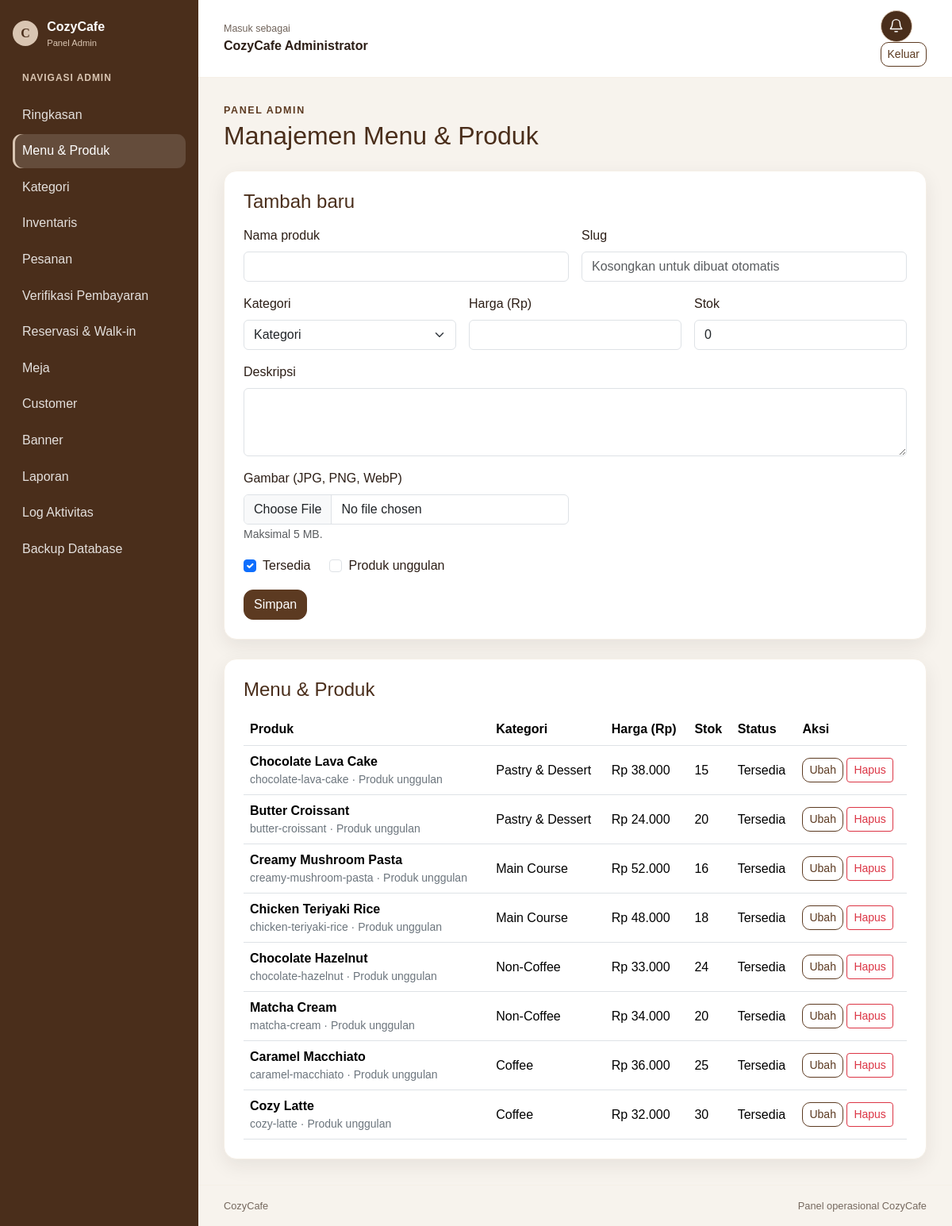
Page /admin/products/index.php (signed in) on the committed database.
### tables this page shows
CREATE TABLE IF NOT EXISTS products (
    id INT UNSIGNED NOT NULL AUTO_INCREMENT,
    category_id INT UNSIGNED NOT NULL,
    name VARCHAR(150) NOT NULL,
    slug VARCHAR(170) NOT NULL,
    image VARCHAR(255) NULL,
    description TEXT NULL,
    price DECIMAL(12,2) UNSIGNED NOT NULL,
    stock INT UNSIGNED NOT NULL DEFAULT 0,
    is_available TINYINT(1) NOT NULL DEFAULT 1,
    is_featured TINYINT(1) NOT NULL DEFAULT 0,
    created_at DATETIME NOT NULL DEFAULT CURRENT_TIMESTAMP,
    updated_at DATETIME NOT NULL DEFAULT CURRENT_TIMESTAMP ON UPDATE CURRENT_TIMESTAMP,
    PRIMARY KEY (id),
    UNIQUE KEY uq_products_slug (slug),
    KEY idx_products_category_available (category_id, is_available),
    KEY idx_products_featured_available (is_featured, is_available),
    CONSTRAINT fk_products_category
        FOREIGN KEY (category_id) REFERENCES categories (id)
        ON UPDATE CASCADE ON DELETE RESTRICT
);

CREATE TABLE IF NOT EXISTS categories (
    id INT UNSIGNED NOT NULL AUTO_INCREMENT,
    name VARCHAR(100) NOT NULL,
    slug VARCHAR(120) NOT NULL,
    sort_order INT NOT NULL DEFAULT 0,
    is_active TINYINT(1) NOT NULL DEFAULT 1,
    created_at DATETIME NOT NULL DEFAULT CURRENT_TIMESTAMP,
    PRIMARY KEY (id),
    UNIQUE KEY uq_categories_name (name),
    UNIQUE KEY uq_categories_slug (slug),
    KEY idx_categories_active_order (is_active, sort_order)
);

### includes/functions.php (called while the page is built, shortened)
<?php
function cozycafe_app_path(string $relativePath = ''): string
{
    require_once dirname(__DIR__) . DIRECTORY_SEPARATOR . 'config' . DIRECTORY_SEPARATOR . 'env.php';
    $appUrl = cozycafe_env('APP_URL', 'http://localhost/cozycafe');
    $basePath = parse_url((string) $appUrl, PHP_URL_PATH);
    $basePath = is_string($basePath) ? rtrim($basePath, '/') : '';
    return ($basePath === '' ? '' : $basePath) . '/' . $relativePath;
}
function e(string|int|float|null $value): string
{
    return htmlspecialchars((string) ($value ?? ''), ENT_QUOTES | ENT_SUBSTITUTE, 'UTF-8');
}
function format_rupiah(int|float|string $amount): string
{
    $numericAmount = (float) $amount;
    return 'Rp ' . number_format($numericAmount, 0, ',', '.');
}
function __(string $key, array $replacements = []): string
{
    $language = $_SESSION['lang'] ?? 'id';
    static $catalogues = [];
    if (!isset($catalogues[$language])) {
        $cataloguePath = dirname(__DIR__) . DIRECTORY_SEPARATOR . 'languages' . DIRECTORY_SEPARATOR . $language . '.php';
        $catalogue = require $cataloguePath;
        $catalogues[$language] = $catalogue;
    }
    $text = $catalogues[$language][$key] ?? null;
    $mappedReplacements = [];
    return strtr($text, $mappedReplacements);
}

### config/env.php (called while the page is built, shortened)
<?php
function cozycafe_env(string $key, ?string $default = null): ?string
{
    $value = getenv($key);
    return $value === false ? $default : $value;
}

### admin/products/index.php (the view, shortened to what this page needs)
<?php
require_once dirname(__DIR__) . DIRECTORY_SEPARATOR . 'includes' . DIRECTORY_SEPARATOR . 'bootstrap.php';
$editProduct = null;
$products = $pdo->query(
    'SELECT p.id, p.name, p.slug, p.price, p.stock, p.image, p.is_available, p.is_featured, c.name AS category_name
     FROM products p INNER JOIN categories c ON c.id = p.category_id
     ORDER BY p.created_at DESC, p.id DESC'
)->fetchAll();
    ?>
<section class="admin-panel card-cozy mb-4">
    <div class="admin-section-heading">
        <h2 class="h4 mb-0"><?= e($editProduct ? __('admin.label.editing') : __('admin.action.create')) ?></h2>
    </div>
    <form method="post" enctype="multipart/form-data" action="<?= e(admin_url('products/index.php')) ?>" class="row g-3">
        <div class="col-12 col-md-6"><label class="form-label" for="product-name"><?= e(__('admin.field.product_name')) ?></label><input class="form-control" id="product-name" name="name" maxlength="150" value="<?= e($editProduct['name'] ?? '') ?>" required></div>
        <div class="col-12 col-md-6"><label class="form-label" for="product-slug"><?= e(__('admin.field.slug')) ?></label><input class="form-control" id="product-slug" name="slug" maxlength="170" value="<?= e($editProduct['slug'] ?? '') ?>" placeholder="<?= e(__('admin.label.slug_hint')) ?>"></div>
        <div class="col-12 col-md-4"><label class="form-label" for="product-category"><?= e(__('admin.field.category')) ?></label><select class="form-select" id="product-category" name="category_id" required><option value=""><?= e(__('admin.field.category')) ?></option></select></div>
        <div class="col-6 col-md-4"><label class="form-label" for="product-price"><?= e(__('admin.field.price')) ?></label><input class="form-control" id="product-price" name="price" type="number" min="0.01" max="9999999999.99" step="0.01" value="<?= e($editProduct['price'] ?? '') ?>" required></div>
        <?php if (!$editProduct): ?>
            <div class="col-6 col-md-4"><label class="form-label" for="product-stock"><?= e(__('admin.field.stock')) ?></label><input class="form-control" id="product-stock" name="stock" type="number" min="0" max="2147483647" step="1" value="0" required></div>
        <?php else: ?>
            <div class="col-6 col-md-4"><label class="form-label"><?= e(__('admin.field.current_stock')) ?></label><input class="form-control" value="<?= e((int) $editProduct['stock']) ?>" readonly></div>
        <?php endif; ?>
        <div class="col-12"><label class="form-label" for="product-description"><?= e(__('admin.field.description')) ?></label><textarea class="form-control" id="product-description" name="description" rows="3"><?= e($editProduct['description'] ?? '') ?></textarea></div>
        <div class="col-12 col-md-6"><label class="form-label" for="product-image"><?= e(__('admin.field.image')) ?></label><input class="form-control" id="product-image" name="image" type="file" accept=".jpg,.jpeg,.png,.webp,image/jpeg,image/png,image/webp"><small class="form-text"><?= e($editProduct ? __('admin.label.upload_optional') : __('admin.label.image_limit')) ?></small></div>
        <div class="col-12 d-flex flex-wrap gap-4">
            <label class="form-check"><input class="form-check-input" type="checkbox" name="is_available" <?= !$editProduct || (int) $editProduct['is_available'] === 1 ? 'checked' : '' ?>> <?= e(__('admin.field.available')) ?></label>
            <label class="form-check"><input class="form-check-input" type="checkbox" name="is_featured" <?= $editProduct && (int) $editProduct['is_featured'] === 1 ? 'checked' : '' ?>> <?= e(__('admin.field.featured')) ?></label>
        </div>
        <div class="col-12"><button class="btn btn-cozy" type="submit"><?= e(__('button.save')) ?></button></div>
    </form>
</section>
<section class="admin-panel card-cozy">
    <h2 class="h4 mb-3"><?= e(__('admin.nav.products')) ?></h2>
    <?php if ($products === []): ?>
        <p class="mb-0 text-secondary"><?= e(__('admin.empty.products')) ?></p>
    <?php else: ?>
        <div class="table-responsive"><table class="table table-cozy align-middle">
            <thead><tr><th><?= e(__('admin.table.product')) ?></th><th><?= e(__('admin.field.category')) ?></th><th><?= e(__('admin.field.price')) ?></th><th><?= e(__('admin.table.stock')) ?></th><th><?= e(__('label.status')) ?></th><th><?= e(__('admin.table.actions')) ?></th></tr></thead>
            <tbody><?php foreach ($products as $product): ?>
                <tr>
                    <td><strong><?= e($product['name']) ?></strong><small class="d-block text-secondary"><?= e($product['slug']) ?><?= (int) $product['is_featured'] === 1 ? ' · ' . e(__('admin.field.featured')) : '' ?></small></td>
                    <td><?= e($product['category_name']) ?></td>
                    <td><?= e(format_rupiah((string) $product['price'])) ?></td>
                    <td><?= e((int) $product['stock']) ?></td>
                    <td><?= (int) $product['is_available'] === 1 ? e(__('admin.field.available')) : e(__('admin.label.status_inactive')) ?></td>
                    <td class="text-nowrap">
                        <a class="btn btn-outline-cozy btn-sm" href="<?= e(admin_url('products/index.php?edit=' . (int) $product['id'])) ?>"><?= e(__('button.edit')) ?></a>
                        <form class="d-inline" method="post" action="<?= e(admin_url('products/index.php')) ?>" onsubmit="return confirm(<?= e(json_encode(__('button.delete'))) ?>)">
                            <button class="btn btn-outline-danger btn-sm" type="submit"><?= e(__('button.delete')) ?></button>
                        </form>
                    </td>
                </tr>
            <?php endforeach; ?></tbody>
        </table></div>
    <?php endif; ?>
</section>

### assets/css/style.css (style rules this page uses)
:root { --color-primary: #5C3A21; --color-primary-dark: #4A2E1B; --color-secondary: #F5EFE6; --color-accent: #D9C5B2; --color-accent-dark: #C8A98E; --color-background: #FAF8F5; --color-text: #2C1E16; --radius-card: 16px; --shadow-soft: 0 8px 24px rgba(44, 30, 22, 0.08); }
* { box-sizing: border-box; }
body { margin: 0; background: var(--color-background); color: var(--color-text); font-family: Arial, sans-serif; }
a { color: var(--color-primary); }
.card-cozy { border: 1px solid var(--color-secondary); border-radius: var(--radius-card); box-shadow: var(--shadow-soft); }
.btn-cozy { border-color: var(--color-primary); border-radius: 12px; background: var(--color-primary); color: #fff; }
.table-cozy { --bs-table-bg: #fff; --bs-table-striped-bg: var(--color-background); }
.btn-outline-cozy { border: 1px solid var(--color-primary); border-radius: 12px; color: var(--color-primary); }

### assets/css/admin.css (style rules this page uses)
.admin-body { min-height: 100vh; background: #f7f3ed; }
.btn-outline-cozy { border: 1px solid var(--color-primary); border-radius: 10px; color: var(--color-primary); }
.admin-panel { padding: clamp(1rem, 2.5vw, 1.5rem); background: #fff; }
.admin-panel h2 { color: var(--color-primary-dark); }
.admin-section-heading { display: flex; align-items: center; justify-content: space-between; gap: 1rem; margin-bottom: 1rem; }
.admin-main .table { margin-bottom: 0; vertical-align: middle; }
.admin-main .table th { white-space: nowrap; }

### rows in the picture
products: name "Chocolate Lava Cake", slug "chocolate-lava-cake", category.name "Pastry & Dessert", price "Rp 38.000", stock "15"
products: name "Butter Croissant", slug "butter-croissant", category.name "Pastry & Dessert", price "Rp 24.000", stock "20"
products: name "Creamy Mushroom Pasta", slug "creamy-mushroom-pasta", category.name "Main Course", price "Rp 52.000", stock "16"
products: name "Chicken Teriyaki Rice", slug "chicken-teriyaki-rice", category.name "Main Course", price "Rp 48.000", stock "18"
products: name "Chocolate Hazelnut", slug "chocolate-hazelnut", category.name "Non-Coffee", price "Rp 33.000", stock "24"
products: name "Matcha Cream", slug "matcha-cream", category.name "Non-Coffee", price "Rp 34.000", stock "20"
products: name "Caramel Macchiato", slug "caramel-macchiato", category.name "Coffee", price "Rp 36.000", stock "25"
products: name "Cozy Latte", slug "cozy-latte", category.name "Coffee", price "Rp 32.000", stock "30"

### other values in the picture
__('admin.panel') "Panel Admin"
__('admin.navigation') "NAVIGASI ADMIN"
__($item['label']) "Ringkasan"
__($item['label']) "Menu & Produk"
__($item['label']) "Kategori"
__($item['label']) "Inventaris"
__($item['label']) "Pesanan"
__($item['label']) "Verifikasi Pembayaran"
__($item['label']) "Reservasi & Walk-in"
__($item['label']) "Meja"
__($item['label']) "Customer"
__($item['label']) "Banner"
__($item['label']) "Laporan"
__($item['label']) "Log Aktivitas"
__($item['label']) "Backup Database"
